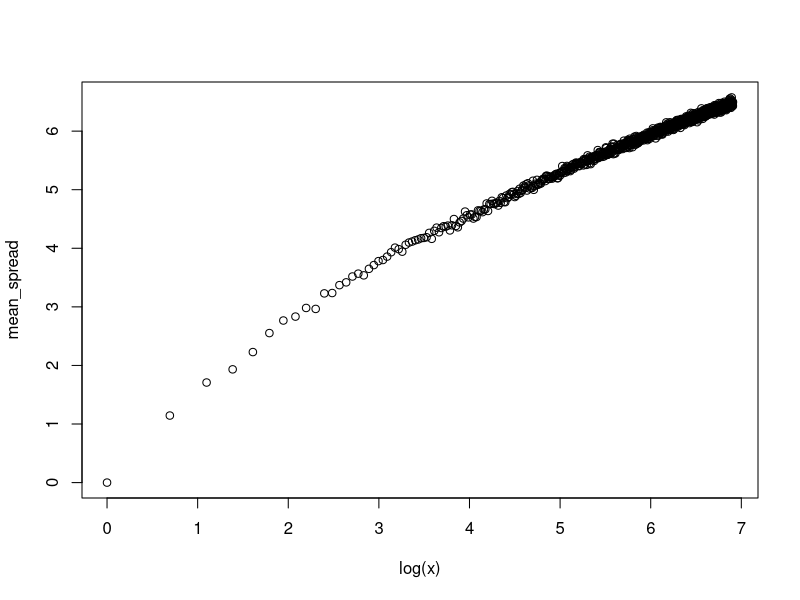
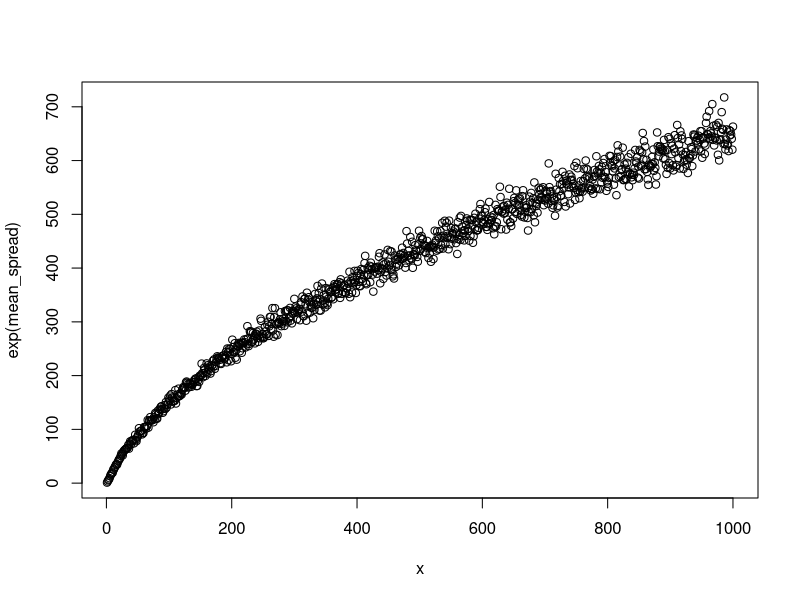

Write R code to recreate these figures, in order.
N <- 200
R <- 1000
x = numeric(R)
mean_spread = numeric(R)
for (i in 1:R) {
  sample_spread <- rep(NA, N)
  for (j in 1:N){
    group1 = rnorm(i)
    sample_spread[j] <- max(group1) - min(group1)
  }
  mean_spread[i] = mean(sample_spread)
  x[i] = i
}

plot(log(x), mean_spread)
plot(x, exp(mean_spread))

fit <- lm(mean_spread ~ log(x))
summary(fit)


fit <- lm(exp(mean_spread) ~ x)
summary(fit)
